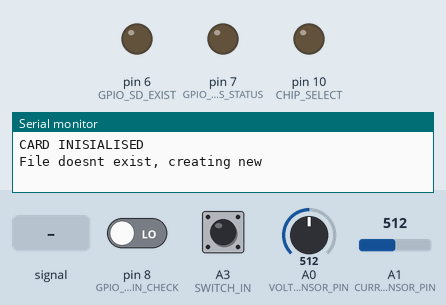
Bench run of a sketch on a simulated Arduino Uno, built with avr-gcc and run on an emulated ATmega328P. Parts: output pins drawn as LEDs (lit = HIGH), the last lines printed to the serial monitor. The test bench sets the inputs (shaded band); at power-on: A0 (VOLTAGE_SENSOR_PIN) = 512, A3 (SWITCH_IN) HIGH, A1 (CURRENT_SENSOR_PIN) = 512, pin 8 (GPIO_NETWORK_STATUS_IN_CHECK) LOW. The local clock reads 2024-03-15 10:24:30 at power-on unless the sketch sets it; storage starts empty.

Above: at 0.1 s.
At 1.3 s:
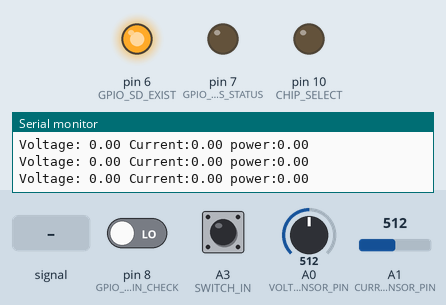
1.4 s: A0 (VOLTAGE_SENSOR_PIN) fed a 200 Hz sine of ±81 counts around its level
4.4 s: A0 (VOLTAGE_SENSOR_PIN) set to 716
At 6.21 s:
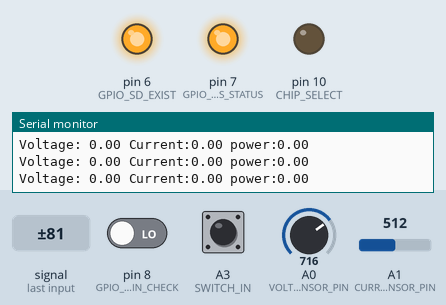
7.4 s: A3 (SWITCH_IN) pulled LOW for 0.15 s
10.5 s: A1 (CURRENT_SENSOR_PIN) fed a 200 Hz sine of ±81 counts around its level
13.5 s: A1 (CURRENT_SENSOR_PIN) set to 716
16.5 s: A3 (SWITCH_IN) pulled LOW for 1 s
Timing chart, 0 to 19.9 s (numbered marks = the images above; inputs shaded):
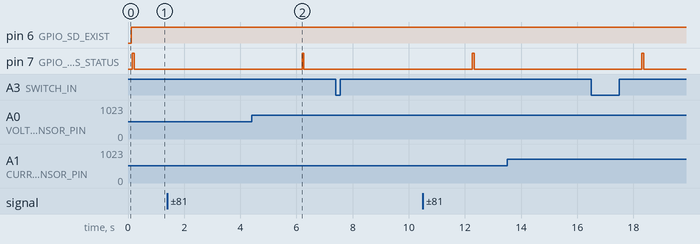

The sketch:

ENERGY_METER_V1.ino
```cpp
#define CHIP_SELECT 10
#define SWITCH_IN A3
#define CURRENT_SENSOR_PIN A1
#define VOLTAGE_SENSOR_PIN A0
#define GPIO_NETWORK_STATUS_IN_CHECK 8
#define GPIO_RX 5
#define GPIO_TX 3
#define GPIO_RPM_SENSOR 2
#define GPIO_SD_EXIST 6
#define GPIO_PROCESS_STATUS 7

#define VOLTAGE_OFFSET 35
#define CURRENT_OFFSET 10

#include <SoftwareSerial.h>
#include <DS3231.h>
#include <Wire.h>
#include <SPI.h>
#include <SD.h>


RTClib RTC;
DateTime now;
File file;

bool is_card_present= false;
bool is_connected_iot = true;

SoftwareSerial iot(GPIO_RX,GPIO_TX);
String filename = "datalog.csv";

float revolutions = 0;
int rpm;
int rpm_previous_time = 0;
int rpm_time;


void setup(){
  pinMode(GPIO_RPM_SENSOR,OUTPUT);
  pinMode(GPIO_SD_EXIST,OUTPUT);
  pinMode(GPIO_PROCESS_STATUS,OUTPUT);
  pinMode(GPIO_NETWORK_STATUS_IN_CHECK,INPUT);
  pinMode(SWITCH_IN,INPUT);

  Serial.begin(9600);
  iot.begin(115200);

  pinMode(CHIP_SELECT, OUTPUT);
  pinMode(CHIP_SELECT, HIGH);

  delay(40);

  if(!SD.begin(4)){
    Serial.println(F("CARD FAILED"));
  }else{
    is_card_present = true;
    Serial.println("CARD INISIALISED");
    if(!SD.exists(filename)){
    Serial.println("File doesnt exist, creating new");
    // IF THE FILENAME DOESN'T EXIST, THEN CREATE THE FILE AND PROVIDE THE HEADING
    file = SD.open(filename, FILE_WRITE);
    delay(25);
    if(!file){
      Serial.print("Error opening");
      Serial.println(filename);
    }else{
    String temp = "DATE TIME STAMP, VOLTAGE ADC, CURRENT ADC";
    file.println(temp);
    delay(10);
    file.close();
    delay(10);
  }
  }
  }

  }

unsigned long previousMillis = 0;
bool is_delay_execution_successful = true;

void loop(){
  bool temp_switch_state = digitalRead(SWITCH_IN);
  Serial.println("The state was "+String(temp_switch_state));
  while(temp_switch_state){
    temp_switch_state = digitalRead(SWITCH_IN);
    unsigned long temp_timer_delay = 6000;
    subfunctions();
    float volt_temp = measureAdc(VOLTAGE_SENSOR_PIN, VOLTAGE_OFFSET);
    float current_temp = measureAdc(CURRENT_SENSOR_PIN, CURRENT_OFFSET);
    float power_temp = 0;
    Serial.println("Voltage: "+String(volt_temp)+" Current:"+String(current_temp)+" power:"+String(power_temp));

    if(is_delay_execution_successful){
      previousMillis = millis();
      is_delay_execution_successful = false;
      timer_delay(temp_timer_delay);
      save_data(volt_temp, current_temp, power_temp);
      }

    if(timer_delay(temp_timer_delay)){
      is_delay_execution_successful = true;
    }else{
      is_delay_execution_successful = false;
    }

  }
  subfunctions();
}
void testing_loop(){
  String dateime = "";
  float voltage = measureAdc(VOLTAGE_SENSOR_PIN, VOLTAGE_OFFSET);
  float current = measureAdc(CURRENT_SENSOR_PIN, CURRENT_OFFSET);
  float power = 0;
  dateime = getprintdatetime();
  Serial.println(dateime);

  Serial.println("*********************************");
  delay(1000);
}
void subfunctions(){
  if(digitalRead(GPIO_NETWORK_STATUS_IN_CHECK)){
    is_connected_iot = true;
  }else{
    is_connected_iot = false;
  }
  if(is_card_present){
    digitalWrite(GPIO_SD_EXIST,HIGH);
  }else{
    digitalWrite(GPIO_SD_EXIST,LOW);
  }
}

bool timer_delay(unsigned long delay_time){
  unsigned long currentMillis = millis();
  if(currentMillis - previousMillis >= delay_time){
    previousMillis = currentMillis;
    return true;
  }
  return false;
}

int measureAdc(byte adc_channel, byte offset_number){
  int adc;
  int maxvolt = 0;
  int minvolt = 1024;
  for(int i=0;i<100;i++){
    adc = analogRead(adc_channel);
    if(maxvolt < adc){
      maxvolt = adc;
      delayMicroseconds(200);
    }
    if(minvolt > adc){
      minvolt = adc;
      delayMicroseconds(200);
    }
  }
  adc = (maxvolt-minvolt);
  return (adc > offset_number ? adc : 0);
}

void getdatetime(){
  now  = RTC.now();
}

int getyear(){
  return int(now.year());
}

int getmonth(){
  return int(now.month());
}

int getdate(){
  return int(now.day());
}
int gethour(){
  return int(now.hour());
}
int getminute(){
  return int(now.minute());
}
int getsecond(){
  return int(now.second());
}

void save_data(float voltage, float current, float power){
  String datetime_str = getprintdatetime();
  updatecsv(datetime_str, String(voltage), String(current), String(power));
}

void updatecsv(String datetime, String voltage, String current, String power){
  File file;
  if(is_card_present){
    digitalWrite(GPIO_PROCESS_STATUS,HIGH);
    file = SD.open(filename, FILE_WRITE);
    delay(25);
    if(!file){
      Serial.print("Error opening ");
      Serial.println(filename);
    }else{
    String temp = datetime+", "+voltage+", "+current;
    file.println(temp);
    delay(15);
    file.close();
    delay(10);
  }
  digitalWrite(GPIO_PROCESS_STATUS,LOW);
}
is_connected_iot = true;
if(is_connected_iot){
  digitalWrite(GPIO_PROCESS_STATUS,HIGH);
  String temp = "{\"v\":\"" + voltage + "\",\"a\":\"" + current + "\",\"r\":\"" + String(44) + "\",\"f\":\"" + String(55) + "\",\"w\":\""+String(33)+"\"}\n";
  Serial.println("UPDATE TO IOT");
  iot.println(temp);
  digitalWrite(GPIO_PROCESS_STATUS,LOW);
}
}

String getprintdatetime(){
  getdatetime();
  String hour = String(gethour());
  String minute = String(getminute());
  String seconds = String(getsecond());
  String date = String(getdate());
  String month = String(getmonth());
  String year = String(getyear());
  String datetime = date+"/"+month+"/"+year+" "+hour+":"+minute+":"+seconds;
  return datetime;
}

void old_loop(){
  bool temp_switch_state = digitalRead(SWITCH_IN);
  Serial.println("The state was "+String(temp_switch_state));
  while(temp_switch_state){
    temp_switch_state = digitalRead(SWITCH_IN);
    unsigned long temp_timer_delay = 6000;
    subfunctions();
    float volt_temp = measureAdc(VOLTAGE_SENSOR_PIN, VOLTAGE_OFFSET);
    float current_temp = measureAdc(CURRENT_SENSOR_PIN, CURRENT_OFFSET);
    float power_temp = 0;
    Serial.println("Voltage: "+String(volt_temp)+" Current:"+String(current_temp)+" power:"+String(power_temp));

    if(is_delay_execution_successful){
      previousMillis = millis();
      is_delay_execution_successful = false;
      timer_delay(temp_timer_delay);
      save_data(volt_temp, current_temp, power_temp);
      }

    if(timer_delay(temp_timer_delay)){
      is_delay_execution_successful = true;
    }else{
      is_delay_execution_successful = false;
    }

  }
  subfunctions();
}

void isr(){
  revolutions++;
}
```
